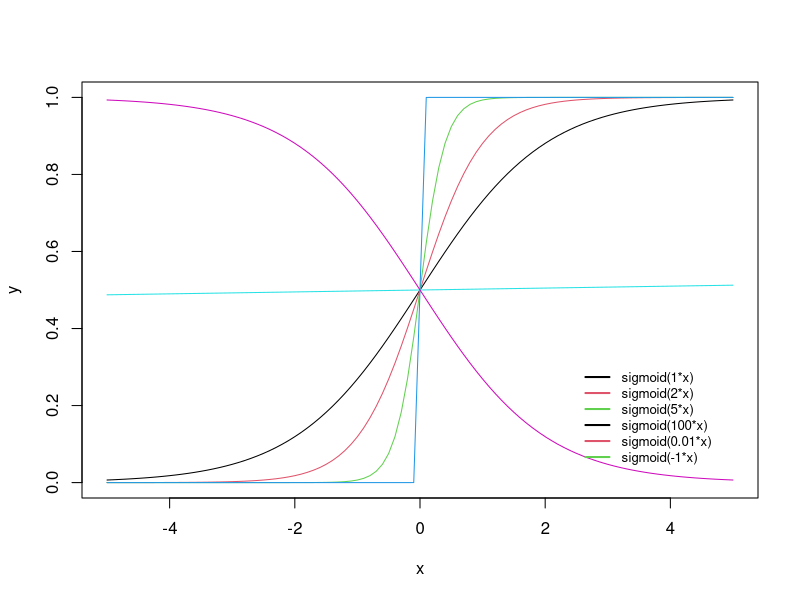
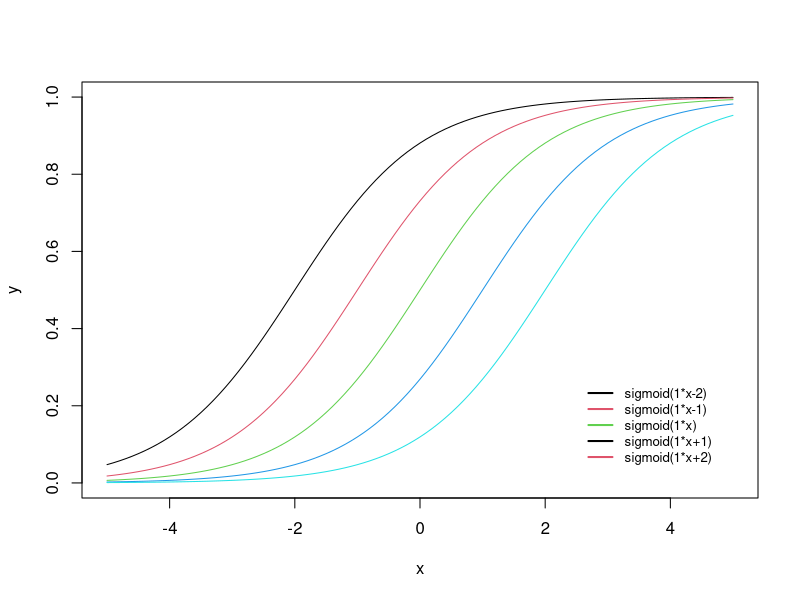

Write R code to recreate these figures, in order.
sigmoid = function(x, w, b) {
  1 / (1 + exp(-w*x + b))
}

x  <- seq(-5, 5, 0.1)
y1 <- sigmoid(x,1, 0)
y2 <- sigmoid(x,2, 0)
y3 <- sigmoid(x,5, 0)
y4 <- sigmoid(x,100, 0)
y5 <- sigmoid(x,0.01, 0)
y6 <- sigmoid(x,-1, 0)

matplot(cbind(x,x,x,x,x,x), cbind(y1,y2,y3,y4,y5,y6), type='l', lty=cbind(1,1,1), xlab="x", ylab="y")
legend('bottomright', inset=.06, legend=c("sigmoid(1*x)", "sigmoid(2*x)", "sigmoid(5*x)", "sigmoid(100*x)", "sigmoid(0.01*x)", "sigmoid(-1*x)"), bty="n", cex=0.8, pt.cex = 0.8, lty=1, lwd=2, col=1:3)



y1 <- sigmoid(x,1, -2)
y2 <- sigmoid(x,1, -1)
y3 <- sigmoid(x,1, 0)
y4 <- sigmoid(x,1, 1)
y5 <- sigmoid(x,1, 2)
matplot(cbind(x,x,x,x,x), cbind(y1,y2,y3,y4,y5), type='l', lty=cbind(1,1,1), xlab="x", ylab="y")
legend('bottomright', inset=.06, legend=c("sigmoid(1*x-2)", "sigmoid(1*x-1)", "sigmoid(1*x)", "sigmoid(1*x+1)", "sigmoid(1*x+2)"), bty="n", cex=0.8, pt.cex = 0.8, lty=1, lwd=2, col=1:3)
